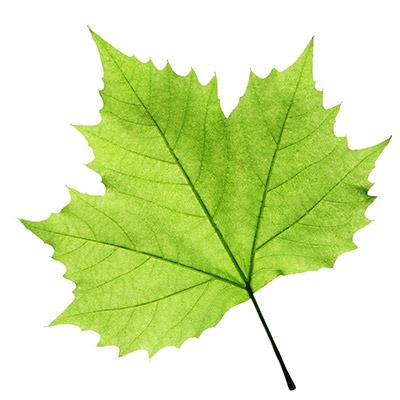
//> input picture x64/Release/leaf.jpg, 400 x 400 px
$ ./featureDetection ../x64/Release/leaf.jpg 1   (built with g++ and OpenCV 4)
//> lines starting //> are read from the running program, lines starting //| are printed output that depends on the picture
### featureDetection/Method.h
#pragma once
#include "opencv2\core.hpp"
#include "opencv2\highgui\highgui.hpp"
#include "opencv2/imgproc/imgproc.hpp"
#include <iostream>
#include <stdio.h>
#include <stdlib.h>
using namespace std;
using namespace cv;

const float PI = 3.141592654;
const vector<float> sobelX = { 1,0,-1,2,0,-2,1,0,-1 };
const vector<float> sobelY = { 1,2,1,0,0,0,-1,-2,-1 };

const float k = 0.04;

void castUchar(Mat& img);
vector<float> createGaussKernel(int height, int width, float sigma);
void convolutionKernel3(Mat& src, Mat& dst, vector<float> kernel);
vector<float> solveEquation2(int a, int b, int c);
vector<float> calcEigenValue(vector<int> arr);
void sobelGradient(Mat& src, Mat& dst, int xAxis, int yAxis);
bool isMax(Mat img, int x, int y, int sizeWindow);
void detectHarris(Mat& src, Mat& dst, int threshHold);

vector<float> createNormLoG(int height, int width, float sigma);
int findMax(Mat img, int x, int y, int sizeWindow);
bool isMaxIn3Img(vector<Mat> img, int i, int x, int y, int sizeWindow);
void detectBlob(Mat& src, Mat& dst, int numOfConvolution);

void detectDOG(Mat& src);
void matchBySIFT(Mat& img1, Mat& img2, int detector);

### featureDetection/Method.cpp
#include "Method.h"

// [10 lines left out: function castUchar, not called in this run]

vector<float> createGaussKernel(int height, int width, float sigma)
{
    // Áp dụng công thức Gaussian để tạo ma trận Gaussian
    vector<float>kernel;
    float inverse_2Pi_SigmaSquare;
    float inverse_2_SigmaSquare;
    int	indexRow, indexCol;

    inverse_2Pi_SigmaSquare = 1 / (2 * PI * sigma * sigma);
    inverse_2_SigmaSquare = 1 / (2 * sigma * sigma);
    int midX = height / 2;
    int midY = width / 2;
    float value;
    for (indexRow = 0; indexRow < height; indexRow++)
    {
        for (indexCol = 0; indexCol < width; indexCol++)
        {
            value = inverse_2Pi_SigmaSquare
                * exp(-((indexRow - midX) * (indexRow - midX) + (indexCol - midY) * (indexCol - midY))
                    * inverse_2_SigmaSquare);
            kernel.push_back(value);
        }
    }
    return kernel;
}

void convolutionKernel3(Mat& src, Mat& dst, vector<float> kernel)
{
    float magnitude;
    dst = src.clone();
    for (int x = 1; x < src.rows - 1; x++)
    {
        for (int y = 1; y < src.cols - 1; y++)
        {
            magnitude = abs(src.at<uchar>(x - 1, y - 1) * kernel[0] +
                src.at<uchar>(x, y - 1) * kernel[1] +
                src.at<uchar>(x + 1, y - 1) * kernel[2] +
                src.at<uchar>(x - 1, y) * kernel[3] +
                src.at<uchar>(x, y) * kernel[4] +
                src.at<uchar>(x + 1, y) * kernel[5] +
                src.at<uchar>(x - 1, y + 1) * kernel[6] +
                src.at<uchar>(x, y + 1) * kernel[7] +
                src.at<uchar>(x + 1, y + 1) * kernel[8]);
            dst.at<uchar>(x, y) = magnitude > 255 ? 255 : magnitude;
        }
    }
//> after the loop, magnitude = 0
}

void sobelGradient(Mat& src, Mat& dst, int xAxis, int yAxis)
{
    dst = src.clone();
    Mat dstX = src.clone();
    Mat dstY = src.clone();
    float magnitude;
    if (xAxis == 1 && yAxis == 0)
    {
        convolutionKernel3(src, dst, sobelX);
    }
    else if (xAxis == 0 && yAxis == 1)
    {
        convolutionKernel3(src, dst, sobelY);
    }
    else if (xAxis == 1 && yAxis == 1)
    {
        convolutionKernel3(src, dstX, sobelX);
        convolutionKernel3(src, dstY, sobelY);
        for (int x = 1; x < src.rows - 1; x++)
        {
            for (int y = 1; y < src.cols - 1; y++)
            {
                magnitude = sqrt(dstX.at<uchar>(x, y) * dstX.at<uchar>(x, y) + dstY.at<uchar>(x, y) * dstY.at<uchar>(x, y));
                magnitude = magnitude > 255 ? 255 : magnitude;
                dst.at<uchar>(x, y) = magnitude;
            }
        }
    }

}

// [21 lines left out: functions solveEquation2, calcEigenValue, not called in this run]

bool isMax(Mat img, int x, int y, int sizeWindow)
{
    int max = 0;
    int value;
    for (int i = -sizeWindow / 2; i < sizeWindow / 2; i++)
    {
        for (int j = -sizeWindow / 2; j < sizeWindow / 2; j++)
        {
            int xIndex, yIndex;
            xIndex = x + i;
            yIndex = y + j;
            if (x + i < 0)
                xIndex = 0;
            else if (x + i >= img.rows)
                xIndex = img.rows - 1;
            if (y + j < 0)
                yIndex = 0;
            else if (y + j >= img.cols)
                yIndex = img.cols - 1;
            value = img.at<uchar>(xIndex, yIndex);
            if (value > max)
                max = value;
        }
    }
    if (max != 0 && max == img.at<uchar>(x, y))
        return true;
    return false;
}

void detectHarris(Mat& src, Mat& dst, int threshHold)
{
    Mat xGrad, yGrad;
    Mat xGradSquare, yGradSquare, xyGrad;
    Mat xGradSquareGauss, yGradSquareGauss, xyGradGauss;
    Mat R = src.clone();
    dst = src.clone();

    //Calc x and y derivative of srcImg via Sobel
    sobelGradient(src, xGrad, 1, 0);
    sobelGradient(src, yGrad, 0, 1);
//> after the loop in convolutionKernel3 (call 2), `for (int x = 1; x < src.rows - 1; x++)`:
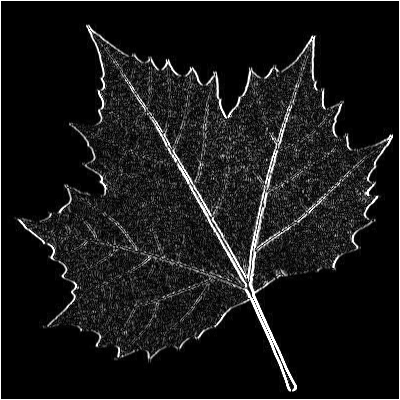
//> dst: 400 rows x 400 cols, CV_8UC1; min 0, max 255, mean 24

    // Calc Ix_square, Iy_square and Ixy
    pow(xGrad, 2, xGradSquare);
    //castUchar(xGradSquare);
    pow(yGrad, 2, yGradSquare);
    //castUchar(yGradSquare);
    multiply(xGrad, yGrad, xyGrad);
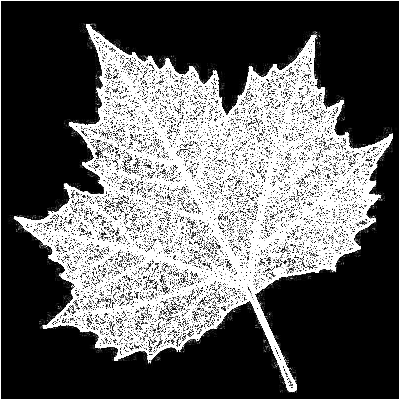
//> xyGrad: 400 rows x 400 cols, CV_8UC1; min 0, max 255, mean 99.2
    //castUchar(xyGrad);

    //Gaussian window
    vector<float>gaussKernel = createGaussKernel(3, 3, 1);
    convolutionKernel3(xGradSquare, xGradSquareGauss, gaussKernel);
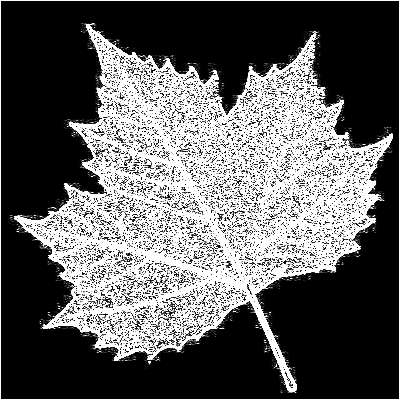
//> xGradSquare: 400 rows x 400 cols, CV_8UC1; min 0, max 255, mean 96.7
    convolutionKernel3(yGradSquare, yGradSquareGauss, gaussKernel);
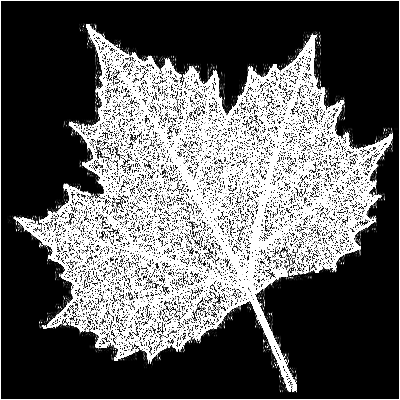
//> yGradSquare: 400 rows x 400 cols, CV_8UC1; min 0, max 255, mean 96.4
    convolutionKernel3(xyGrad, xyGradGauss, gaussKernel);
//> the loop in convolutionKernel3 (call 5), `for (int x = 1; x < src.rows - 1; x++)` made 398 passes
//> magnitude on passes 1 to 3: 94.02, 54.48, 54.48
//> after the loop in convolutionKernel3 (call 5), `for (int x = 1; x < src.rows - 1; x++)`:
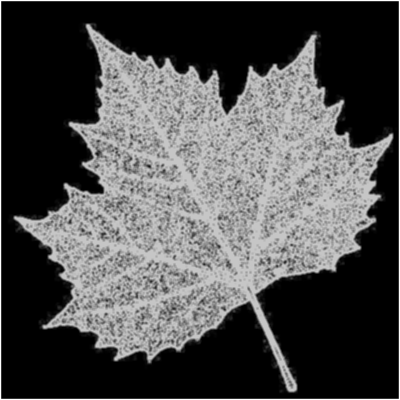
//> dst: 400 rows x 400 cols, CV_8UC1; min 0, max 255, mean 78.2
//> after the loop in convolutionKernel3 (call 5), `for (int x = 1; x < src.rows - 1; x++)`: magnitude = 94.02

    //Calc coeff R
    int x, y, det, tr, value;
    for (int i = 0; i < src.rows * src.cols; i++)
    {
        x = i / src.cols;
        y = i % src.cols;
        det = xGradSquareGauss.at<uchar>(x, y) * yGradSquareGauss.at<uchar>(x, y)
            - xyGradGauss.at<uchar>(x, y) * xyGradGauss.at<uchar>(x, y);
        tr = xGradSquareGauss.at<uchar>(x, y) + yGradSquareGauss.at<uchar>(x, y);
        value = det - k * tr * tr;
        R.at<uchar>(x, y) = value > threshHold ? value : 0;
    }
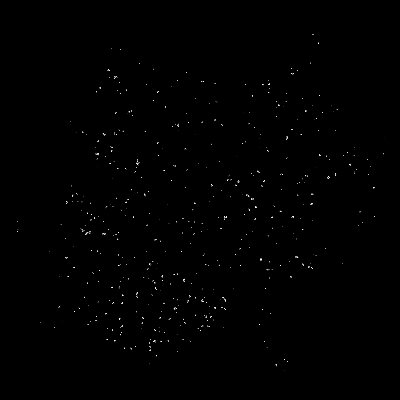
//> R: 400 rows x 400 cols, CV_8UC1; min 0, max 255, mean 0.9

    //Find max in local window
    for (int i = 0; i < R.rows * R.cols; i++)
    {
        x = i / R.cols;
        y = i % R.cols;
        if (isMax(R, x, y, 3))
        {
            circle(dst, Point(y, x), 2, Scalar(0));
        }
    }
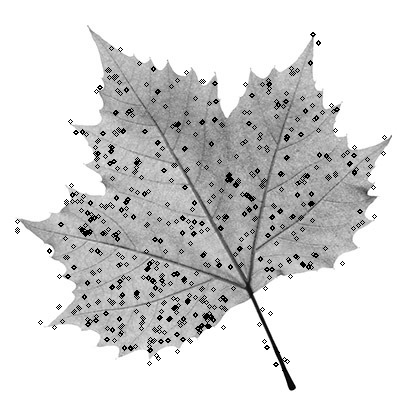
//> dst: 400 rows x 400 cols, CV_8UC1; min 0, max 255, mean 213.7
}

// [145 lines left out: functions createNormLoG, findMax, isMaxIn3Img, convolution, detectBlob, not called in this run]

void detectDOG(Mat& src)
{}
void matchBySIFT(Mat& img1, Mat& img2, int detector)
{}

### featureDetection/featureDetection.cpp
#include "Method.h"

int main(int argc, char** argv)
{
	// [29 lines of commented-out code are left out]
	if (argc != 3)
	{
		cout << "Chuong trinh phat hien dac trung cua anh" << endl;
		cout << "<tenchuongtrinh><duongdantaptinanh><malenh>" << endl;
		cout << "Ma lenh: " << endl << "1. Harris"
			<< endl << "2. Blob" << endl << "3. DoG" << endl <<
			"4. SIFT" << endl;
		return -1;
	}
	Mat image;
	image = imread(argv[1], IMREAD_GRAYSCALE);
	if (!image.data)
	{
		cout << "Khong the mo anh" << std::endl;
		return -1;
	}
	namedWindow("Display window", WINDOW_AUTOSIZE);
	imshow("Display window", image);

	Mat dstImg = image.clone();

	if (strcmp(argv[2], "1") == 0)
	{
		detectHarris(image, dstImg, 2000);
		imshow("Harris output", dstImg);
	}
	if (strcmp(argv[2], "2") == 0)
	{
		detectBlob(image, dstImg, 8);
		imshow("Blob output", dstImg);
	}
	if (strcmp(argv[2], "3") == 0)
	{
		detectDOG(image);
		imshow("DOG output", dstImg);
	}
	if (strcmp(argv[2], "4") == 0)
	{
		matchBySIFT(image, dstImg, 0);
		imshow("SIFT output", dstImg);
	}

	waitKey(0);
	return(0);
}
